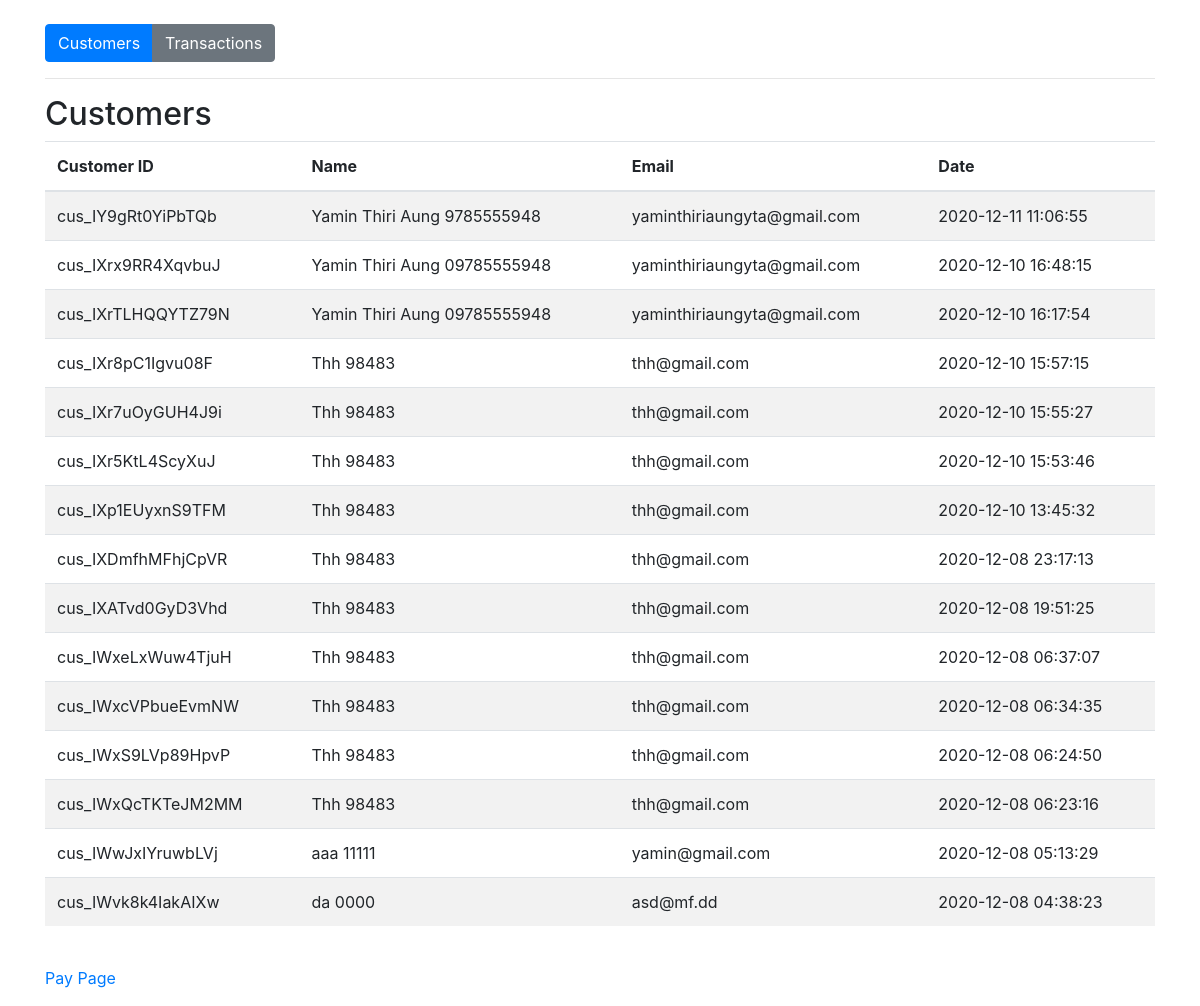
The page /customers.php on the database its author committed.
### tables this page shows
CREATE TABLE `customers` (
  `id` varchar(255) NOT NULL,
  `first_name` varchar(255) NOT NULL,
  `last_name` varchar(255) NOT NULL,
  `email` varchar(255) NOT NULL,
  `created_at` datetime NOT NULL DEFAULT CURRENT_TIMESTAMP
);

### lib/pdo_db.php (called while the page is built, shortened)
<?php
class Database {
	private $host = DB_HOST;
	private $user = DB_USER;
	private $pass = DB_PASS;
	private $dbname = DB_NAME;
	private $dbh;
	private $stmt;
	public function __construct() {
		$dsn = 'mysql:host=' . $this->host . ';dbname=' . $this->dbname;
		$options = array (
			PDO::ATTR_PERSISTENT => true,
			PDO::ATTR_ERRMODE => PDO::ERRMODE_EXCEPTION
		);
		try {
			$this->dbh = new PDO ($dsn, $this->user, $this->pass, $options);
		}
		catch ( PDOException $e ) {
			$this->error = $e->getMessage();
		}
	}
	public function query($query) {
		$this->stmt = $this->dbh->prepare($query);
	}
	public function execute(){
		return $this->stmt->execute();
	}
	public function resultset(){
		$this->execute();
		return $this->stmt->fetchAll(PDO::FETCH_OBJ);
	}
}

### models/Customer.php (called while the page is built, shortened)
<?php
  class Customer {
    private $db;
    public function __construct() {
      $this->db = new Database;
    }
    public function getCustomers() {
      $this->db->query('SELECT * FROM customers ORDER BY created_at DESC');
      $results = $this->db->resultset();
      return $results;
    }
  }

### customers.php (the view, shortened to what this page needs)
<?php
  require_once('lib/pdo_db.php');
  require_once('models/Customer.php');
  $customer = new Customer();
  $customers = $customer->getCustomers();
?>
<!DOCTYPE html>
<html lang="en">
<head>
  <link rel="stylesheet" href="https://maxcdn.bootstrapcdn.com/bootstrap/4.0.0/css/bootstrap.min.css">
</head>
<body>
  <div class="container mt-4">
    <div class="btn-group" role="group">
      <a href="customers.php" class="btn btn-primary">Customers</a>
      <a href="transactions.php" class="btn btn-secondary">Transactions</a>
    </div>
    <hr>
    <h2>Customers</h2>
    <table class="table table-striped">
      <thead>
        <tr>
          <th>Customer ID</th>
          <th>Name</th>
          <th>Email</th>
          <th>Date</th>
        </tr>
      </thead>
      <tbody>
        <?php foreach($customers as $c): ?>
          <tr>
            <td><?php echo $c->id; ?></td>
            <td><?php echo $c->first_name; ?> <?php echo $c->last_name; ?></td>
            <td><?php echo $c->email; ?></td>
            <td><?php echo $c->created_at; ?></td>
          </tr>
        <?php endforeach; ?>
      </tbody>
    </table>
    <br>
    <p><a href="index.php">Pay Page</a></p>
  </div>
</body>
</html>

### rows shown on the page
customers: id "cus_IY9gRt0YiPbTQb", first_name "Yamin Thiri Aung", last_name "9785555948", email "yaminthiriaungyta@gmail.com", created_at "2020-12-11 11:06:55"
customers: id "cus_IXrx9RR4XqvbuJ", first_name "Yamin Thiri Aung", last_name "09785555948", email "yaminthiriaungyta@gmail.com", created_at "2020-12-10 16:48:15"
customers: id "cus_IXrTLHQQYTZ79N", first_name "Yamin Thiri Aung", last_name "09785555948", email "yaminthiriaungyta@gmail.com", created_at "2020-12-10 16:17:54"
customers: id "cus_IXr8pC1Igvu08F", first_name "Thh", last_name "98483", email "thh@gmail.com", created_at "2020-12-10 15:57:15"
customers: id "cus_IXr7uOyGUH4J9i", first_name "Thh", last_name "98483", email "thh@gmail.com", created_at "2020-12-10 15:55:27"
customers: id "cus_IXr5KtL4ScyXuJ", first_name "Thh", last_name "98483", email "thh@gmail.com", created_at "2020-12-10 15:53:46"
customers: id "cus_IXp1EUyxnS9TFM", first_name "Thh", last_name "98483", email "thh@gmail.com", created_at "2020-12-10 13:45:32"
customers: id "cus_IXDmfhMFhjCpVR", first_name "Thh", last_name "98483", email "thh@gmail.com", created_at "2020-12-08 23:17:13"
customers: id "cus_IXATvd0GyD3Vhd", first_name "Thh", last_name "98483", email "thh@gmail.com", created_at "2020-12-08 19:51:25"
customers: id "cus_IWxeLxWuw4TjuH", first_name "Thh", last_name "98483", email "thh@gmail.com", created_at "2020-12-08 06:37:07"
customers: id "cus_IWxcVPbueEvmNW", first_name "Thh", last_name "98483", email "thh@gmail.com", created_at "2020-12-08 06:34:35"
customers: id "cus_IWxS9LVp89HpvP", first_name "Thh", last_name "98483", email "thh@gmail.com", created_at "2020-12-08 06:24:50"
customers: id "cus_IWxQcTKTeJM2MM", first_name "Thh", last_name "98483", email "thh@gmail.com", created_at "2020-12-08 06:23:16"
customers: id "cus_IWwJxIYruwbLVj", first_name "aaa", last_name "11111", email "yamin@gmail.com", created_at "2020-12-08 05:13:29"
customers: id "cus_IWvk8k4IakAIXw", first_name "da", last_name "0000", email "asd@mf.dd", created_at "2020-12-08 04:38:23"
